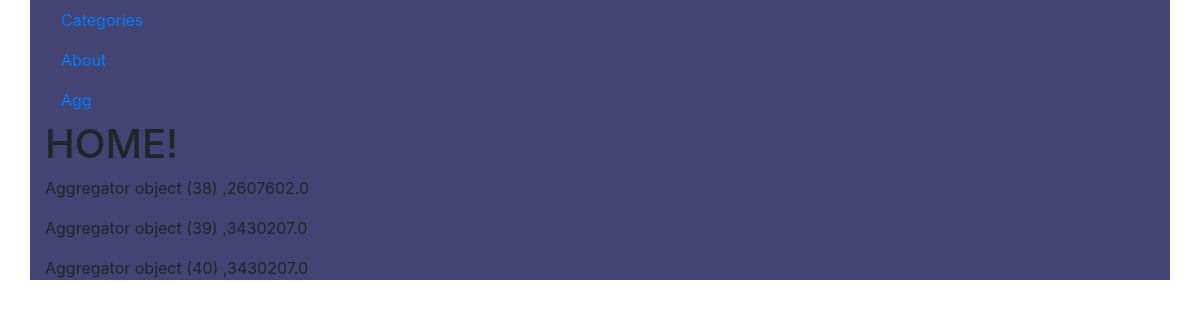
The app's page /, older data.
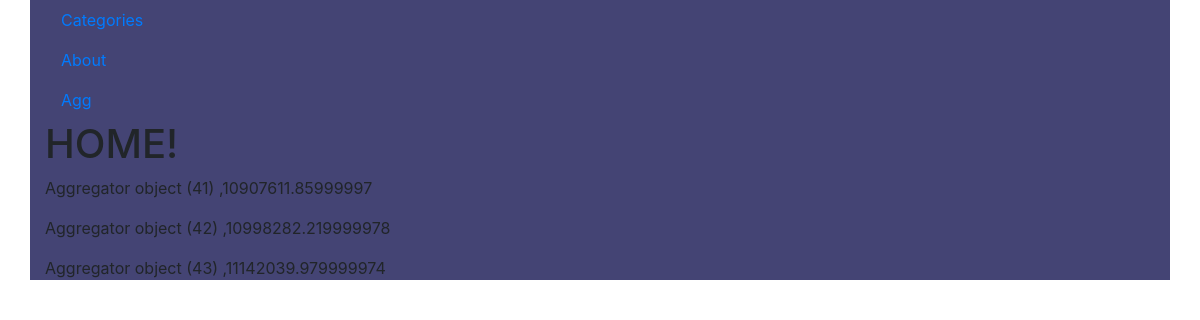
The same page, newer data.
### aggregator/models.py (models this page shows)
class Aggregator(models.Model):
    aggregation_date = models.DateTimeField(default=timezone.now)
    balance = models.TextField(default='0')
    delta = models.TextField(default='0')
    real_delta = models.TextField(default='0')
    delta_per = models.TextField(default='0')
    transactions_delta = models.TextField(default='0')
    transactions_delta_all = models.TextField(default='0')
    new_wallets = models.TextField(default='0')

### aggregator/views.py (the view)
# urls.py: path('', views.home, name='aggregator-home'),
def home(request): # must take request
    wallets = {
        'wallets' :  Aggregator.objects.all()
    }
    return render(request, 'aggregator/home.html', wallets)

### aggregator/templates/aggregator/home.html
{% extends 'aggregator/layout.html' %}
{% block content%}
  <a class="nav-item nav-link" href="{% url 'aggregator-cat_func' %}">Categories</a>
  <a class="nav-item nav-link" href="{% url 'aggregator-about' %}">About</a>
  <a class="nav-item nav-link" href="{% url 'aggregator-agg_func' %}">Agg</a>
  <h1>HOME!</h1>
  {% for w in wallets %}
    <p>{{ w }} ,{{w.balance}}</p>
  {% endfor %}
{% endblock %}

Row changes from the older to the newer data that the page shows:
removed Aggregator: id "Aggregator object (38)", balance "2607602.0"
removed Aggregator: id "Aggregator object (39)", balance "3430207.0"
removed Aggregator: id "Aggregator object (40)", balance "3430207.0"
added Aggregator: id "Aggregator object (41)", balance "10907611.85999997"
added Aggregator: id "Aggregator object (42)", balance "10998282.219999978"
added Aggregator: id "Aggregator object (43)", balance "11142039.979999974"
